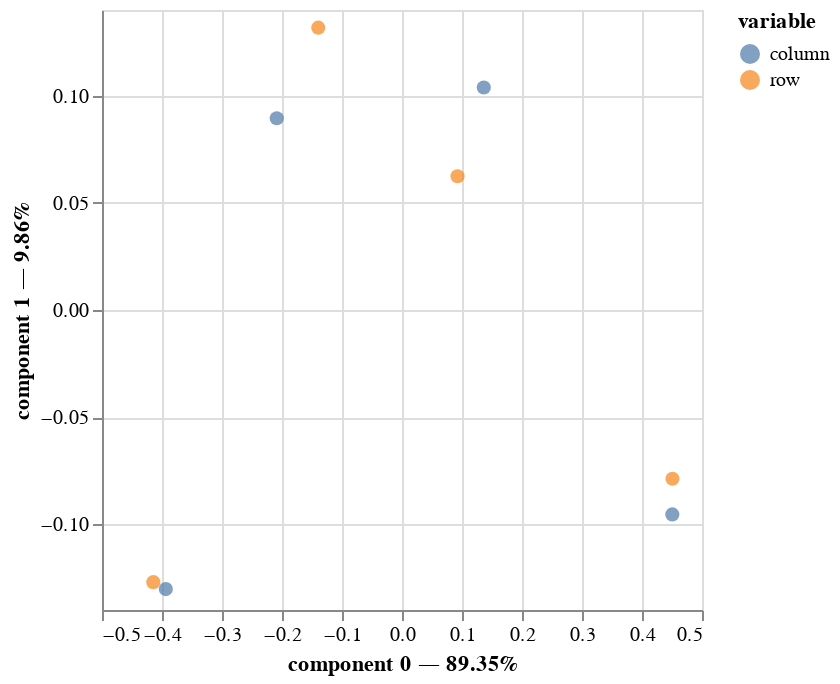

This figure's notebook cell:
### Code cell
data = pd.DataFrame({
    'Taijutsu':  [30, 15, 10, 20],
    'Ninjutsu':  [25, 20, 15, 30],
    'Genjutsu':  [15, 25, 25, 25],
    'Senjutsu':  [10, 20, 35, 15]
}, index=['Konoha', 'Suna', 'Kiri', 'Ame'])

ca = prince.CA(n_components=2)
ca = ca.fit(data)

ca.plot(data)

### Figure 1 — Vega-Lite specification as saved in the notebook (floating-point values rounded to 4 significant figures)
{"config": {"view": {"continuousWidth": 300, "continuousHeight": 300}}, "layer": [{"data": {"name": "data-6a82461e8471a19f4e27ba77d921d48c"}, "mark": {"type": "circle", "size": 50}, "encoding": {"color": {"field": "variable", "type": "nominal"}, "tooltip": [{"field": "variable", "type": "nominal"}, {"field": "value", "type": "nominal"}, {"field": "component 0", "type": "quantitative"}, {"field": "component 1", "type": "quantitative"}], "x": {"axis": {"title": "component 0 — 89.35%"}, "field": "component 0", "scale": {"zero": false}, "type": "quantitative"}, "y": {"axis": {"title": "component 1 — 9.86%"}, "field": "component 1", "scale": {"zero": false}, "type": "quantitative"}}, "name": "view_1"}, {"data": {"name": "data-540919ad79c9e5d063a75cfde8f5190f"}, "mark": {"type": "circle", "size": 50}, "encoding": {"color": {"field": "variable", "type": "nominal"}, "tooltip": [{"field": "variable", "type": "nominal"}, {"field": "value", "type": "nominal"}, {"field": "component 0", "type": "quantitative"}, {"field": "component 1", "type": "quantitative"}], "x": {"axis": {"title": "component 0 — 89.35%"}, "field": "component 0", "scale": {"zero": false}, "type": "quantitative"}, "y": {"axis": {"title": "component 1 — 9.86%"}, "field": "component 1", "scale": {"zero": false}, "type": "quantitative"}}}], "params": [{"name": "param_1", "select": {"type": "interval", "encodings": ["x", "y"]}, "bind": "scales", "views": ["view_1"]}], "$schema": "https://vega.github.io/schema/vega-lite/v5.20.1.json", "datasets": {"data-6a82461e8471a19f4e27ba77d921d48c": [{"component 0": -0.4145, "component 1": -0.127, "variable": "row", "value": "Konoha", "label": "Konoha"}, {"component 0": 0.09251, "component 1": 0.06244, "variable": "row", "value": "Suna", "label": "Suna"}, {"component 0": 0.4508, "component 1": -0.07876, "variable": "row", "value": "Kiri", "label": "Kiri"}, {"component 0": -0.1396, "component 1": 0.1318, "variable": "row", "value": "Ame", "label": "Ame"}], "data-540919ad79c9e5d063a75cfde8f5190f": [{"component 0": -0.3936, "component 1": -0.1303, "variable": "column", "value": "Taijutsu", "label": "Taijutsu"}, {"component 0": -0.2087, "component 1": 0.08949, "variable": "column", "value": "Ninjutsu", "label": "Ninjutsu"}, {"component 0": 0.1363, "component 1": 0.1039, "variable": "column", "value": "Genjutsu", "label": "Genjutsu"}, {"component 0": 0.4505, "component 1": -0.0954, "variable": "column", "value": "Senjutsu", "label": "Senjutsu"}]}}
